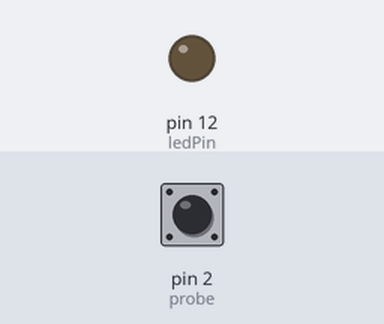
Bench run of a sketch on a simulated Arduino Uno, built with avr-gcc and run on an emulated ATmega328P. On the bench: output pins drawn as LEDs (lit = HIGH). The test bench sets the inputs (shaded band); at power-on: pin 2 (probe) HIGH.

Above: at 1.2 s.
1.3 s: pin 2 (probe) pulled LOW for 0.15 s
At 1.37 s:
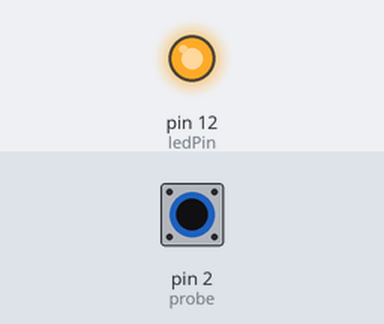
2.9 s: pin 2 (probe) pulled LOW for 3.2 s
At 7.0 s:
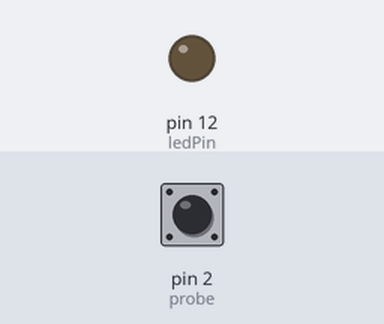
Timing chart, 0 to 8.5 s (numbered marks = the images above; inputs shaded):
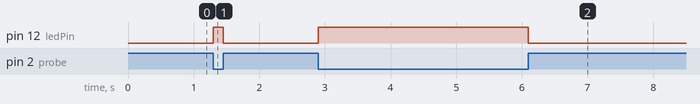

The sketch:

Continuity_Measurement.ino
```cpp
// Task 1: Continuity Measurement
int ledPin = 12;
int probe = 2;
void setup() {
  pinMode(probe, INPUT_PULLUP);
  pinMode(ledPin, OUTPUT); // LED Pin
}

void loop() {
  if (digitalRead(probe) == HIGH) {
    digitalWrite(ledPin, LOW);
  }
  else {
    digitalWrite(ledPin, HIGH);
  }
}
```

Measured:
- after the input at 1.3 s, pin 12 (ledPin): LOW → HIGH at once, → LOW 0.15 s later
- after the input at 2.9 s, pin 12 (ledPin): LOW → HIGH at once, → LOW 3.2 s later
